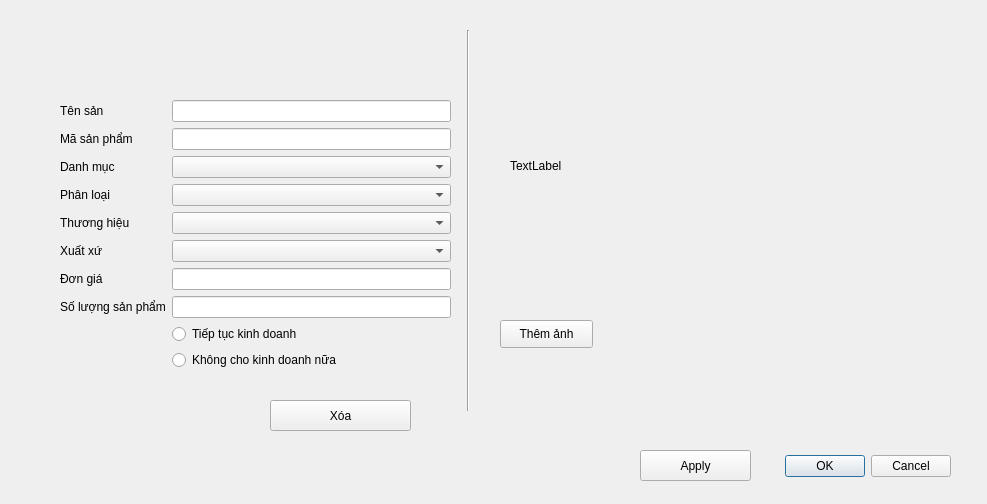
<?xml version="1.0" encoding="UTF-8"?>
<ui version="4.0">
 <class>EditProduct</class>
 <widget class="QDialog" name="EditProduct">
  <property name="geometry">
   <rect>
    <x>0</x>
    <y>0</y>
    <width>987</width>
    <height>504</height>
   </rect>
  </property>
  <property name="windowTitle">
   <string>Dialog</string>
  </property>
  <widget class="QDialogButtonBox" name="buttonBox">
   <property name="geometry">
    <rect>
     <x>750</x>
     <y>450</y>
     <width>201</width>
     <height>32</height>
    </rect>
   </property>
   <property name="orientation">
    <enum>Qt::Horizontal</enum>
   </property>
   <property name="standardButtons">
    <set>QDialogButtonBox::Cancel|QDialogButtonBox::Ok</set>
   </property>
  </widget>
  <widget class="QWidget" name="formLayoutWidget">
   <property name="geometry">
    <rect>
     <x>60</x>
     <y>100</y>
     <width>391</width>
     <height>272</height>
    </rect>
   </property>
   <layout class="QFormLayout" name="formLayout">
    <item row="0" column="0">
     <widget class="QLabel" name="tNSNLabel">
      <property name="text">
       <string>Tên sản</string>
      </property>
     </widget>
    </item>
    <item row="0" column="1">
     <widget class="QLineEdit" name="name"/>
    </item>
    <item row="1" column="0">
     <widget class="QLabel" name="mSNPhMLabel">
      <property name="text">
       <string>Mã sản phẩm</string>
      </property>
     </widget>
    </item>
    <item row="1" column="1">
     <widget class="QLineEdit" name="id"/>
    </item>
    <item row="2" column="0">
     <widget class="QLabel" name="danhMCLabel">
      <property name="text">
       <string>Danh mục</string>
      </property>
     </widget>
    </item>
    <item row="2" column="1">
     <widget class="QComboBox" name="category"/>
    </item>
    <item row="3" column="0">
     <widget class="QLabel" name="phNLoILabel">
      <property name="text">
       <string>Phân loại</string>
      </property>
     </widget>
    </item>
    <item row="3" column="1">
     <widget class="QComboBox" name="kind"/>
    </item>
    <item row="4" column="0">
     <widget class="QLabel" name="thNgHiULabel">
      <property name="text">
       <string>Thương hiệu</string>
      </property>
     </widget>
    </item>
    <item row="4" column="1">
     <widget class="QComboBox" name="brand"/>
    </item>
    <item row="5" column="0">
     <widget class="QLabel" name="xuTXLabel">
      <property name="text">
       <string>Xuất xứ</string>
      </property>
     </widget>
    </item>
    <item row="5" column="1">
     <widget class="QComboBox" name="madein"/>
    </item>
    <item row="6" column="0">
     <widget class="QLabel" name="nGiLabel">
      <property name="text">
       <string>Đơn giá</string>
      </property>
     </widget>
    </item>
    <item row="6" column="1">
     <widget class="QLineEdit" name="price"/>
    </item>
    <item row="7" column="0">
     <widget class="QLabel" name="sLNgSNPhMLabel">
      <property name="text">
       <string>Số lượng sản phẩm</string>
      </property>
     </widget>
    </item>
    <item row="7" column="1">
     <widget class="QLineEdit" name="quanity"/>
    </item>
    <item row="8" column="1">
     <widget class="QRadioButton" name="enable">
      <property name="text">
       <string>Tiếp tục kinh doanh</string>
      </property>
     </widget>
    </item>
    <item row="9" column="1">
     <widget class="QRadioButton" name="disable">
      <property name="text">
       <string>Không cho kinh doanh nữa</string>
      </property>
     </widget>
    </item>
   </layout>
  </widget>
  <widget class="Line" name="line">
   <property name="geometry">
    <rect>
     <x>460</x>
     <y>30</y>
     <width>16</width>
     <height>381</height>
    </rect>
   </property>
   <property name="orientation">
    <enum>Qt::Vertical</enum>
   </property>
  </widget>
  <widget class="QLabel" name="photo">
   <property name="geometry">
    <rect>
     <x>510</x>
     <y>20</y>
     <width>391</width>
     <height>291</height>
    </rect>
   </property>
   <property name="text">
    <string>TextLabel</string>
   </property>
  </widget>
  <widget class="QPushButton" name="editPhoto">
   <property name="geometry">
    <rect>
     <x>500</x>
     <y>320</y>
     <width>93</width>
     <height>28</height>
    </rect>
   </property>
   <property name="text">
    <string>Thêm ảnh</string>
   </property>
  </widget>
  <widget class="QPushButton" name="deletePd">
   <property name="geometry">
    <rect>
     <x>270</x>
     <y>400</y>
     <width>141</width>
     <height>31</height>
    </rect>
   </property>
   <property name="text">
    <string>Xóa</string>
   </property>
  </widget>
  <widget class="QPushButton" name="apply">
   <property name="geometry">
    <rect>
     <x>640</x>
     <y>450</y>
     <width>111</width>
     <height>31</height>
    </rect>
   </property>
   <property name="text">
    <string>Apply</string>
   </property>
  </widget>
 </widget>
 <resources/>
 <connections>
  <connection>
   <sender>buttonBox</sender>
   <signal>accepted()</signal>
   <receiver>EditProduct</receiver>
   <slot>accept()</slot>
   <hints>
    <hint type="sourcelabel">
     <x>248</x>
     <y>254</y>
    </hint>
    <hint type="destinationlabel">
     <x>157</x>
     <y>274</y>
    </hint>
   </hints>
  </connection>
  <connection>
   <sender>buttonBox</sender>
   <signal>rejected()</signal>
   <receiver>EditProduct</receiver>
   <slot>reject()</slot>
   <hints>
    <hint type="sourcelabel">
     <x>316</x>
     <y>260</y>
    </hint>
    <hint type="destinationlabel">
     <x>286</x>
     <y>274</y>
    </hint>
   </hints>
  </connection>
 </connections>
</ui>
